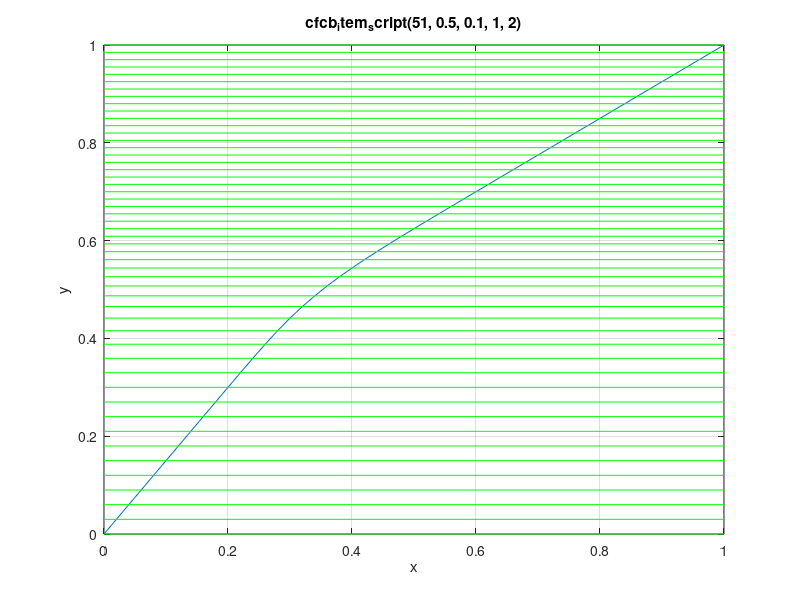

MATLAB code for this plot:
function y = monocline(n, center, width, left, right)

% monocline -- Monocline-like distribution function.
%  monocline(n, center, width, left, right) returns n points
%   on the range [0...1], distributed with the given transition
%   center, width (st.dev.), left-side density, and right-side
%   density (both relative).  The distribution is generated by
%   "erf()".  Defaults: center = 0.5, width = 0.1, left = 1,
%   right = 2.
%  monocline(x, ...) assumes that x is "linspace(0, 1, n)".
%  monocline('demo') demonstrates itself for n = 51.
 
% svn $Id$
%=======================================================================
% Copyright (C) 1999 Dr. Charles R. Denham, ZYDECO.
%  All Rights Reserved.
%   Disclosure without explicit written consent from the
%    copyright owner does not constitute publication.
%=======================================================================
 
% Version of 01-Sep-1999 10:05:23.
% Updated    01-Sep-1999 16:59:22.

if nargin < 1, help(mfilename), n = 'demo'; end

% Demonstration.

if isequal(n, 'demo')
	n = 51;
	center = 0.5;
	width = 0.1;
	left = 1;
	right = 2;
	result = feval(mfilename, n, center, width, left, right);
	x = linspace(0, 1, n);
	plot(x, result, '-', [0*x; 0*x+1], [result; result], 'g-')
	s = [mfilename '(' int2str(n) ', ' num2str(center), ', ' ...
				num2str(width) ', ' num2str(left) ', ' num2str(right) ')'];
	title(s)
	xlabel x
	ylabel y
	grid on
	eval('zoomsafe', '')
	figure(gcf)
	if nargout > 0, y = result; end
	return
end

% Missing arguments.

if nargin < 2, center = 0.5; end
if nargin < 3, width = 0.1; end
if nargin < 4, left = 1; end
if nargin < 5, right = 2; end

% String arguments.

if ischar(n), n = eval(n); end
if ischar(center), center = eval(center); end
if ischar(width), width = eval(width); end
if ischar(left), left = eval(left); end
if ischar(right), right = eval(right); end

if length(n) > 1, n = length(n); end

% ERF and TANH are very similar, differing
%  by about 20% in the independent variable:
%  tanh(x) =~ erf(0.8*x).

fcn = 'tanh';
fcn = 'erf';

x = linspace(1/n, 1-1/n, n-1);   % Centered x-values.

y = feval(fcn, (x-center)/width);   % ERF-like.

y = (y + 1) / 2;   % ERF on a pedestal.

% Shift and scale.

y = left + y * (right-left);   % Unnormalized density.
y = cumsum(y);   % Cumulative unnormalized density.
y = y / max(y);   % Normalize.
y = [0 y];   % Prepend zero starting point.
y(end) = 1;   % Exactly one at end.

% Reverse interpolate.

x = linspace(0, 1, n);
y = interp1(y, x, x, 'linear');
